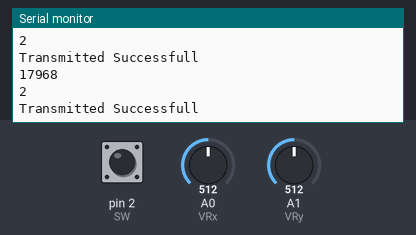
Bench run of a sketch on a simulated Arduino Uno, built with avr-gcc and run on an emulated ATmega328P. Shown: the last lines printed to the serial monitor. The inputs (shaded band) are chosen by the test bench; at power-on: A0 (VRx) = 512, pin 2 (SW) HIGH, A1 (VRy) = 512. No radio packets arrive unless stated.

Above: at 1.2 s.
1.3 s: A0 (VRx) set to 0
At 2.4 s:
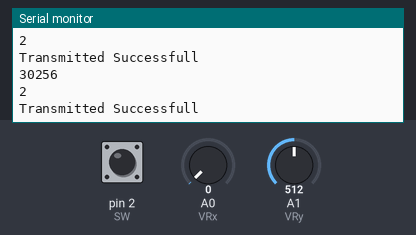
2.8 s: A0 (VRx) set to 1023
At 3.7 s:
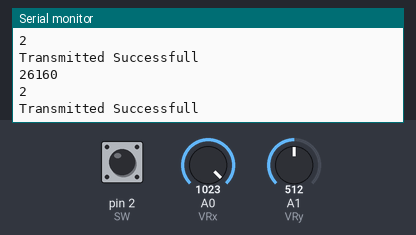
Timing chart, 0 to 5.8 s (numbered marks = the images above; inputs shaded):
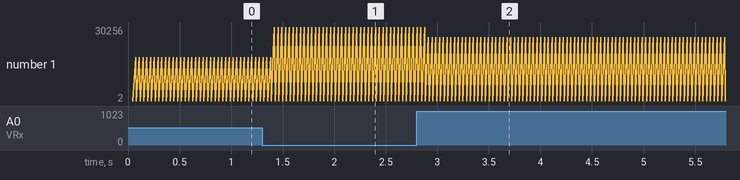

The sketch:

joystick_controller.ino
```cpp
#include <SPI.h>
#include <RF24.h>

RF24 radio(7,8);
const byte address[6] = "2Node";

int VRx = A0;
int VRy = A1;
int SW = 2;

int xPosition = 0;
int yPosition = 0;
int servo = 0;
int mapX = 0;
int mapY = 0;
uint16_t message;

void setup() {
  Serial.begin(9600);

  pinMode(VRx, INPUT);
  pinMode(VRy, INPUT);
  pinMode(SW, INPUT_PULLUP);

  radio.begin();
  Serial.println("checking if chip connected");
  bool check = radio.isChipConnected();
  Serial.print("check-");
  Serial.println(check);

  radio.openWritingPipe(address);
  radio.setPALevel(RF24_PA_HIGH);
  radio.stopListening();

}

void loop() {
  xPosition = analogRead(VRx);
  yPosition = analogRead(VRy);
  servo = digitalRead(SW);
  mapX = map(xPosition, 0, 1023, -512, 512);
  mapY = map(yPosition, 0, 1023, -512, 512);

  if(mapX<-400){
    message = 30256; //backward
  }
  else if(mapX>400){
    message = 26160; //forward
  }
  else if(mapY<-400){
    message = 32304; //left
  }
  else if(mapY>400){
    message = 28208; //right
  }
  else if(servo==0){
    message = 20016; //servo
  }
  else
  message = 17968; //stop

  bool report = radio.write(&message,sizeof(message));
  Serial.println(sizeof(message));
  if(!report){
    Serial.println("Transmission Failed");
  }
  else{
      Serial.println("Transmitted Successfull");
  }
  Serial.print(message);
  Serial.println();
}
```

Measured:
- after the input at 1.3 s, the serial monitor: prints a new line after 0.12 s (image 1)
- after the input at 2.8 s, the serial monitor: prints a new line after 0.11 s (image 2)
